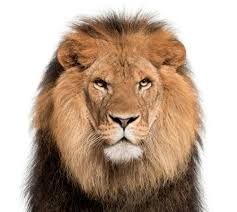
#> input picture ComputationalPhotography/hybrid/lion.jpg, 237 x 212 px
$ jupyter execute --allow-errors Project_1.ipynb   (shell and % lines are left out)
#> lines starting #> are read from the running program, lines starting #| are printed output that depends on the picture; after the words box and inside, x2 and y2 are one past the last pixel; in counts of white or black regions, pixels touching at a corner belong together; long printed decimals are rounded
### ComputationalPhotography/hybrid/utils.py
import time
import os

import cv2
import argparse
import numpy as np
from scipy import signal
from math import ceil, floor
import matplotlib.pyplot as plt
from matplotlib.colors import LogNorm


def align_images(input_img_1, input_img_2, pts_img_1, pts_img_2,
                 save_images=False):

    # Load images
    im1 = cv2.imread(input_img_1)
    im1 = cv2.cvtColor(im1, cv2.COLOR_BGR2RGB)

    im2 = cv2.imread(input_img_2)
    im2 = cv2.cvtColor(im2, cv2.COLOR_BGR2RGB)

    # get image sizes
    h1, w1, b1 = im1.shape
    h2, w2, b2 = im2.shape

    # Get center coordinate of the line segment
    center_im1 = np.mean(pts_img_1, axis=0)
    center_im2 = np.mean(pts_img_2, axis=0)

    plt.close('all')

    # translate first so that center of ref points is center of image
    tx = np.around((w1 / 2 - center_im1[0]) * 2).astype(int)

    if tx > 0:
        im1 = np.r_['1', np.zeros((im1.shape[0], tx, 3)), im1]

    else:
        im1 = np.r_['1', im1, np.zeros((im1.shape[0], -tx, 3))]

    ty = np.round((h1 / 2 - center_im1[1]) * 2).astype(int)

    if ty > 0:
        im1 = np.r_['0', np.zeros((ty, im1.shape[1], 3)), im1]

    else:
        im1 = np.r_['0', im1, np.zeros((-ty, im1.shape[1], 3))]

    tx = np.around((w2 / 2 - center_im2[0]) * 2).astype(int)

    if tx > 0:
        im2 = np.r_['1', np.zeros((im2.shape[0], tx, 3)), im2]

    else:
        im2 = np.r_['1', im2, np.zeros((im2.shape[0], -tx, 3))]

    ty = np.round((h2 / 2 - center_im2[1]) * 2).astype(int)

    if ty > 0:
        im2 = np.r_['0', np.zeros((ty, im2.shape[1], 3)), im2]

    else:
        im2 = np.r_['0', im2, np.zeros((-ty, im2.shape[1], 3))]

    # downscale larger image so that lengths between ref points are the same
    len1 = np.linalg.norm(pts_img_1[0]-pts_img_1[1])
    len2 = np.linalg.norm(pts_img_2[0]-pts_img_2[1])
    dscale = len2 / len1

    if dscale < 1:
        width = int(im1.shape[1] * dscale)
        height = int(im1.shape[0] * dscale)
        dim = (width, height)
        im1 = cv2.resize(im1, dim, interpolation=cv2.INTER_LINEAR)

    else:
        width = int(im2.shape[1] * 1 / dscale)
        height = int(im2.shape[0] * 1 / dscale)
        dim = (width, height)
        im2 = cv2.resize(im2, dim, interpolation=cv2.INTER_LINEAR)

    # rotate im1 so that angle between points is the same
    theta1 = np.arctan2(-(pts_img_1[:, 1][1]-pts_img_1[:, 1][0]),
                        pts_img_1[:, 0][1]-pts_img_1[:, 0][0])
    theta2 = np.arctan2(-(pts_img_2[:, 1][1]-pts_img_2[:, 1][0]),
                        pts_img_2[:, 0][1]-pts_img_2[:, 0][0])
    dtheta = theta2-theta1
    rows, cols = im1.shape[:2]
    M = cv2.getRotationMatrix2D((cols/2, rows/2), dtheta*180/np.pi, 1)
    cos = np.abs(M[0, 0])
    sin = np.abs(M[0, 1])

    # compute the new bounding dimensions of the image
    nW = int((rows * sin) + (cols * cos))
    nH = int((rows * cos) + (cols * sin))

    # adjust the rotation matrix to take into account translation
    M[0, 2] += (nW / 2) - cols/2
    M[1, 2] += (nH / 2) - rows/2

    im1 = cv2.warpAffine(im1, M, (nW, nH))

    # Crop images (on both sides of border) to be same height and width
    h1, w1, b1 = im1.shape
    h2, w2, b2 = im2.shape

    minw = min(w1, w2)
    brd = (max(w1, w2)-minw)/2
    if minw == w1:  # crop w2
        im2 = im2[:, ceil(brd):-floor(brd), :]
        tx = tx-ceil(brd)
    else:
        im1 = im1[:, ceil(brd):-floor(brd), :]
        tx = tx+ceil(brd)

    minh = min(h1, h2)
    brd = (max(h1, h2)-minh)/2
    if minh == h1:  # crop w2
        im2 = im2[ceil(brd):-floor(brd), :, :]
        ty = ty-ceil(brd)
    else:
        im1 = im1[ceil(brd):-floor(brd), :, :]
        ty = ty+ceil(brd)

    im1 = cv2.cvtColor(im1.astype(np.uint8), cv2.COLOR_RGB2BGR)
    im2 = cv2.cvtColor(im2.astype(np.uint8), cv2.COLOR_RGB2BGR)

    if save_images:
        output_img_1 = 'aligned_{}'.format(os.path.basename(input_img_1))
        output_img_2 = 'aligned_{}'.format(os.path.basename(input_img_2))
        cv2.imwrite(output_img_1, im1)
        cv2.imwrite(output_img_2, im2)

    return im1, im2


def prompt_eye_selection(image):
    fig = plt.figure()
    plt.imshow(image, cmap='gray')
    fig.set_label('Click on two points for alignment')
    plt.axis('off')
    xs = []
    ys = []
    clicked = np.zeros((2, 2), dtype=np.float32)

    # Define a callback function that will update the textarea
    # [7 lines left out: function onmousedown, not called in this run]

    def onmouseup(event):
        if(len(xs) >= 2):
            plt.close(fig)

    def onclose(event):
        clicked[:, 0] = xs
        clicked[:, 1] = ys
    # Create an hard reference to the callback not to be cleared by the garbage
    # collector
    fig.canvas.mpl_connect('button_press_event', onmousedown)
    fig.canvas.mpl_connect('button_release_event', onmouseup)
    fig.canvas.mpl_connect('close_event', onclose)

    return clicked

# [54 lines left out: functions crop_image, interactive_crop, not called in this run]

def gaussian_kernel(sigma, kernel_half_size):
    '''
    Inputs:
        sigma = standard deviation for the gaussian kernel
        kernel_half_size = recommended to be at least 3*sigma

    Output:
        Returns a 2D Gaussian kernel matrix
    '''
    window_size = kernel_half_size*2+1
    gaussian_kernel_1d = signal.gaussian(window_size, std=sigma).reshape(window_size, 1)
    gaussian_kernel_2d = np.outer(gaussian_kernel_1d, gaussian_kernel_1d)
    gaussian_kernel_2d /= np.sum(gaussian_kernel_2d) # make sure it sums to one

    return gaussian_kernel_2d


# [14 lines left out: functions plot, plot_spectrum, not called in this run]

### ComputationalPhotography/hybrid/Project_1.ipynb
# Programming Project #1: Hybrid Images

## CS445: Computational Photography - Spring 2020

### Part I: Hybrid Images

[cell 1]
import cv2

import numpy as np
from matplotlib.colors import LogNorm
from scipy import signal

import utils

[cell 2]
import matplotlib.pyplot as plt

[cell 3]
# im1_file = './nutmeg.jpg'
im1_file = './lion.jpg'
im2_file = './dea2.jpg'
# im2_file ='./DerekPicture.jpg'

im1 = cv2.imread(im1_file, cv2.IMREAD_GRAYSCALE)
#> im1: shape (212, 237); min 0, max 255, mean 172.2
im2 = cv2.imread(im2_file, cv2.IMREAD_GRAYSCALE)
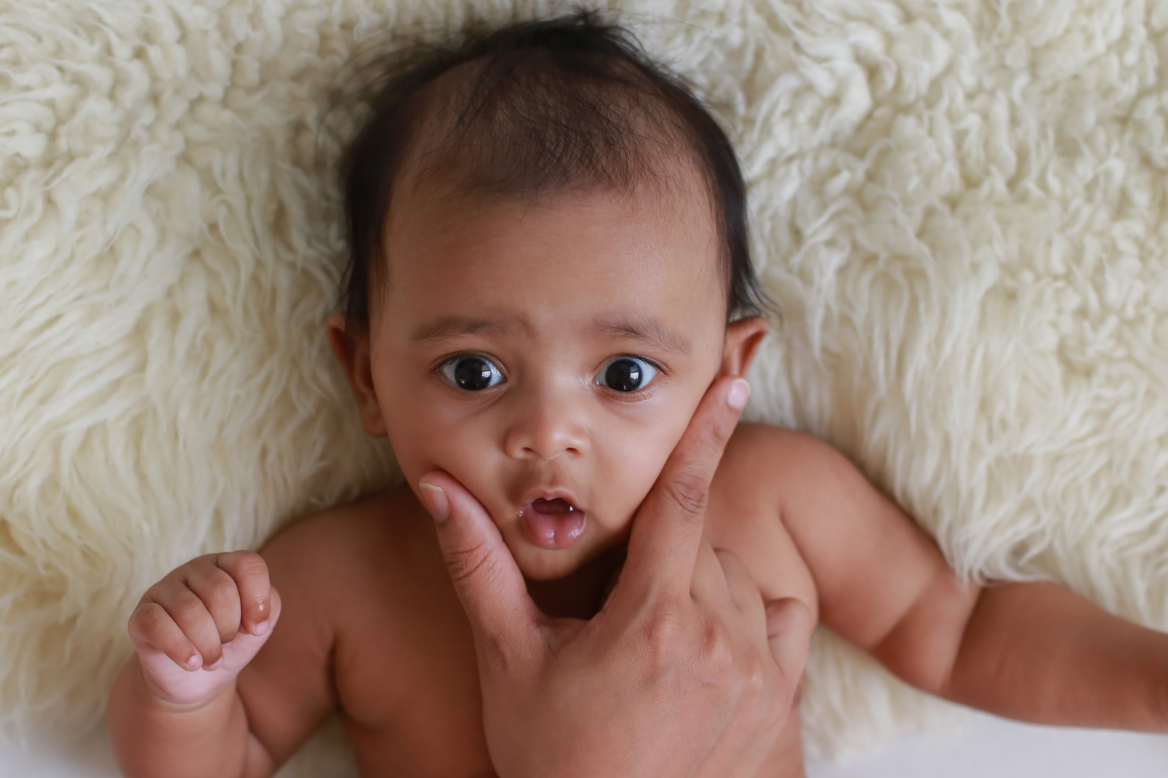
#> input picture ComputationalPhotography/hybrid/dea2.jpg, 3502 x 2334 px (shown at 1/3 size)
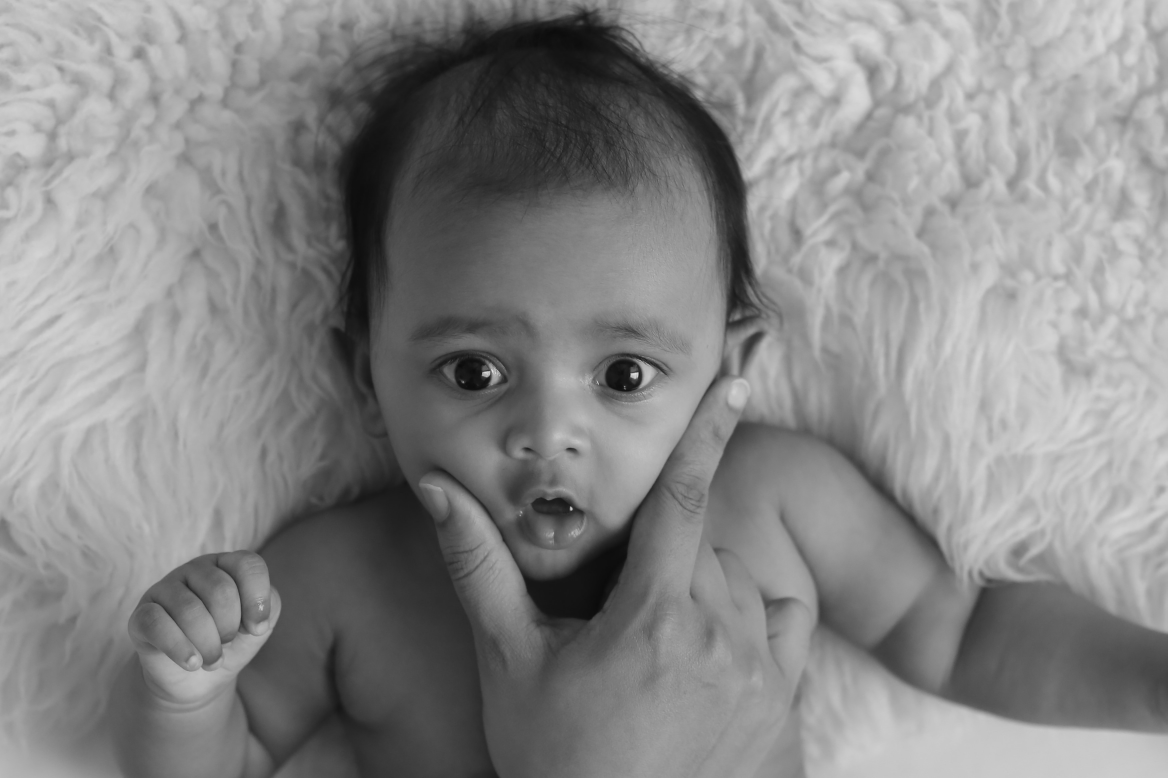
#> im2: shape (2334, 3502) (shown at 1/3 size); min 10, max 241, mean 134.4

[cell 4]
pts_im1 = utils.prompt_eye_selection(im1)
#> pts_im1 = [[0, 0], [0, 0]]

[cell 5]
pts_im2 = utils.prompt_eye_selection(im2)
#> pts_im2 = [[0, 0], [0, 0]]

#> (a cell that did not finish here is left out)

#> in align_images, im1 is the input picture: shape (212, 237, 3); mean B, G, R 149.9, 167.8, 189.4
#> in align_images, im2 is the input picture: shape (2334, 3502, 3); mean B, G, R 115.8, 128.9, 152.4
#> in align_images, `center_im1 = np.mean(pts_img_1, axis=0)`: center_im1 = [0, 0]
#> in align_images, `tx = np.around((w1 / 2 - center_im1[0]) * 2).astype(int)`: tx = 237
#> in align_images, `im1 = np.r_['1', np.zeros((im1.shape[0], tx, 3)), im1]`:
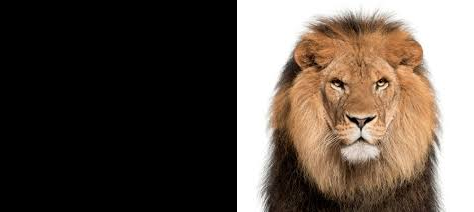
#> im1: shape (212, 474, 3) float64; mean R, G, B 94.7, 83.9, 74.9
#> in align_images, `ty = np.round((h1 / 2 - center_im1[1]) * 2).astype(int)`: ty = 212
#> in align_images, `im1 = np.r_['0', np.zeros((ty, im1.shape[1], 3)), im1]`:
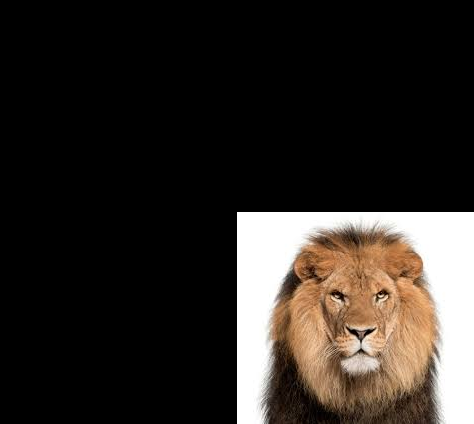
#> im1: shape (424, 474, 3) float64; mean R, G, B 47.4, 42, 37.5
#> in align_images, `tx = np.around((w2 / 2 - center_im2[0]) * 2).astype(int)`: tx = 3502
#> in align_images, `im2 = np.r_['1', np.zeros((im2.shape[0], tx, 3)), im2]`:
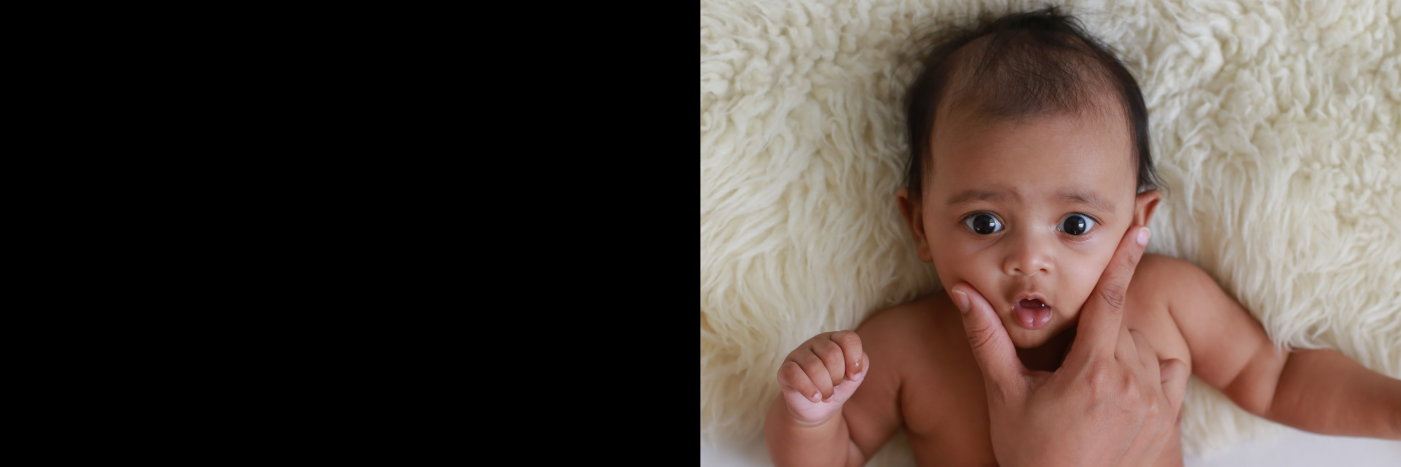
#> im2: shape (2334, 7004, 3) float64 (shown at 1/5 size); mean R, G, B 76.2, 64.4, 57.9
#> in align_images, `ty = np.round((h2 / 2 - center_im2[1]) * 2).astype(int)`: ty = 2334
#> in align_images, `len1 = np.linalg.norm(pts_img_1[0]-pts_img_1[1])`: len1 = 0
#> in align_images, `dscale = len2 / len1`: dscale = nan

#> (a cell that did not finish here is left out)

[cell 8]
#Images sanity check
fig, axes = plt.subplots(1, 2)
axes[0].imshow(im1,cmap='gray')
axes[0].set_title('Image 1'), axes[0].set_xticks([]), axes[0].set_yticks([])
axes[1].imshow(im2,cmap='gray')
axes[1].set_title('Image 2'), axes[1].set_xticks([]), axes[1].set_yticks([]);

fig, axes = plt.subplots(1,2)
plt.subplot(121)
plt.imshow(np.log(np.abs(np.fft.fftshift(np.fft.fft2(im1)))))
plt.title("FFT Image 1")
plt.show()

plt.subplot(122)
plt.imshow(np.log(np.abs(np.fft.fftshift(np.fft.fft2(im2)))))
plt.title("FFT Image 2")
plt.show()
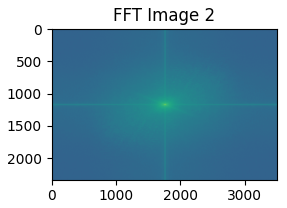
#> figure drawn by matplotlib, 1 panel

[cell 9]
def hybridImage(im1, im2, cutoff_low, cutoff_high):
    '''
    Inputs:
        im1:    RGB (height x width x 3) or a grayscale (height x width) image
                as a numpy array.
        im2:    RGB (height x width x 3) or a grayscale (height x width) image
                as a numpy array.
        cutoff_low: standard deviation for the low-pass filter
        cutoff_high: standard deviation for the high-pass filter

    Output:
        Return the combination of both images, one filtered with a low-pass filter
        and the other with a high-pass filter.
    '''
    low_pass = signal.convolve2d(im2, utils.gaussian_kernel(cutoff_low, 3 * cutoff_low), mode='same', boundary='symm')
    high_pass = im1 - signal.convolve2d(im1, utils.gaussian_kernel(cutoff_high, 3 * cutoff_high), mode='same', boundary='symm')

    fig, axes = plt.subplots(1, 2)
    axes[0].imshow(low_pass,cmap='gray')
    axes[0].set_title('Low Pass'), axes[0].set_xticks([]), axes[0].set_yticks([])
    axes[1].imshow(high_pass,cmap='gray')
    axes[1].set_title('High Pass'), axes[1].set_xticks([]), axes[1].set_yticks([]);

    fig, axes = plt.subplots(1,2)
    plt.subplot(121)
    plt.imshow(np.log(np.abs(np.fft.fftshift(np.fft.fft2(low_pass)))))
    plt.title("FFT Low Pass")
    plt.show()

    plt.subplot(122)
    plt.imshow(np.log(np.abs(np.fft.fftshift(np.fft.fft2(high_pass)))))
    plt.title("FFT High Pass")
    plt.show()

    return high_pass + low_pass

[cell 10]
arbitrary_value = 20  # you should choose meaningful values; you might want to set to a fraction of image size

mean1, std1 = cv2.meanStdDev(im1)
#> mean1 = [172.2]; std1 = [77.79]
print("mean1 ", mean1)
#| mean1  [[172.248]]
print("std1 ", std1)
#| std1  [[77.792]]

mean2, std2 = cv2.meanStdDev(im2)
#> mean2 = [134.4]; std2 = [49.98]
print("mean2 ", mean2)
#| mean2  [[134.427]]
print("std2 ", std2)
#| std2  [[49.983]]

cutoff_low = 1/std1
#> cutoff_low = [0.0129]
cutoff_high = 1/std2
#> cutoff_high = [0.02]

cutoff_low = 4
cutoff_high = 4
#> (the rest of this cell did not finish here and is left out)


#> (a cell that did not finish here is left out)

[cell 12]
fig, axes = plt.subplots(1,1)
# plt.subplot(121)
#> (the rest of this cell did not finish here and is left out)

### Part II: Image Enhancement

##### Two out of three types of image enhancement are required.  Choose a good image to showcase each type and implement a method.  This code doesn't rely on the hybrid image part.

#### Contrast enhancement

[cell 13]
import cv2

img = cv2.imread("./dea1.jpg")
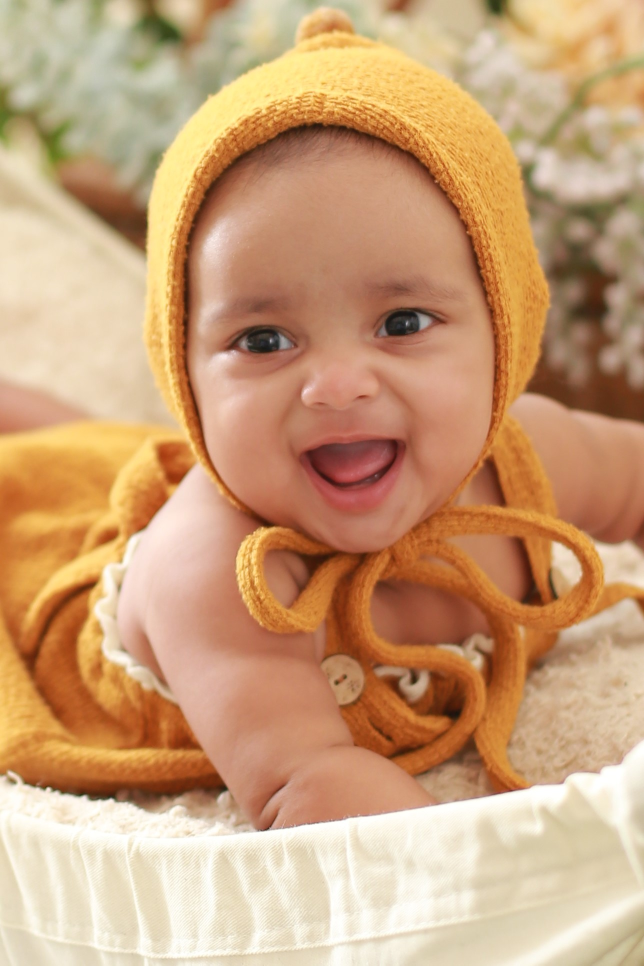
#> input picture ComputationalPhotography/hybrid/dea1.jpg, 1288 x 1931 px (shown at 1/2 size)
#> img is the input picture: shape (1931, 1288, 3); mean B, G, R 121.4, 160.3, 202.2
fig, axes = plt.subplots(1,2)
axes[0].imshow(cv2.cvtColor(img, cv2.COLOR_BGR2RGB))
axes[0].set_title("Original Dea"), axes[0].set_xticks([]), axes[0].set_yticks([])

# hist = cv2.equalizeHist(img)
clahe = cv2.createCLAHE(clipLimit = 4, tileGridSize = (8, 8))
lab = cv2.cvtColor(img, cv2.COLOR_BGR2LAB)
#> lab: shape (1931, 1288, 3); mean of channels 0, 1, 2 175.7, 139.6, 154.8
l, a, b = cv2.split(lab)
lab = cv2.merge((clahe.apply(l), a, b))
#> lab: shape (1931, 1288, 3); mean of channels 0, 1, 2 145.1, 139.6, 154.8
img2 = cv2.cvtColor(lab, cv2.COLOR_LAB2BGR)
axes[1].imshow(cv2.cvtColor(img2, cv2.COLOR_BGR2RGB))
axes[1].set_title("Contrast Increased Dea"), axes[1].set_xticks([]), axes[1].set_yticks([])

#### Color enhancement

[cell 14]
import cv2

img = cv2.imread("./dea1.jpg")

hsvImg = cv2.cvtColor(img, cv2.COLOR_BGR2HSV).astype(np.float32)
h, s, v = cv2.split(hsvImg)

# Increase saturation and decrease brightness
temp = cv2.merge((h, s * 1.4, v * 0.6))
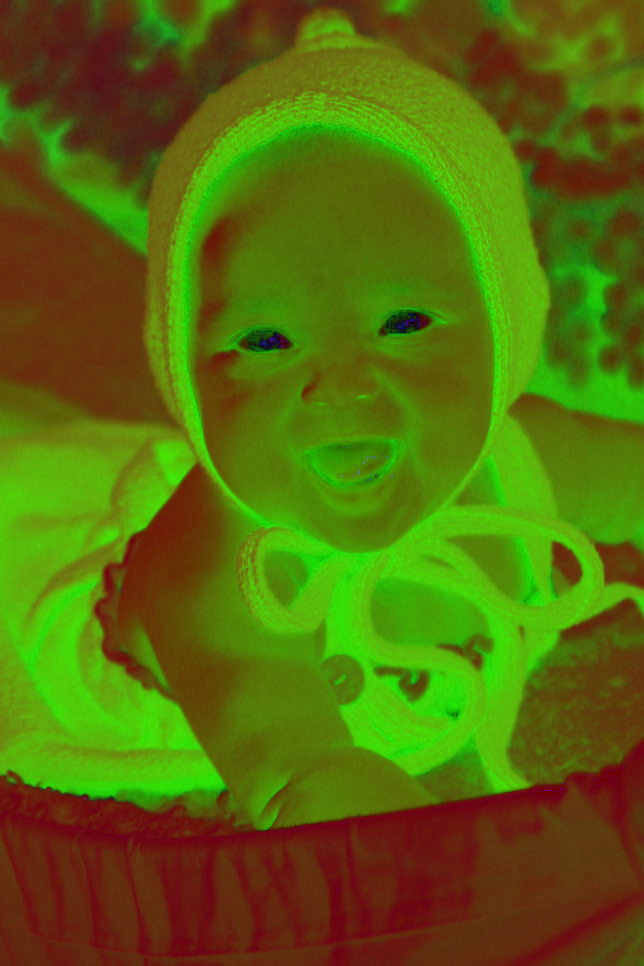
#> temp: shape (1931, 1288, 3) float32 (shown at 1/2 size); mean B, G, R 15.9, 150.7, 121.3; drawn with min black and max white
#> (the rest of this cell did not finish here and is left out)

#### Color shift

[cell 15]
import cv2

img = cv2.imread("./dea1.jpg")
gray = cv2.cvtColor(img, cv2.COLOR_BGR2GRAY)
ret , threshold_image = cv2.threshold(gray, 127, 255, 0)
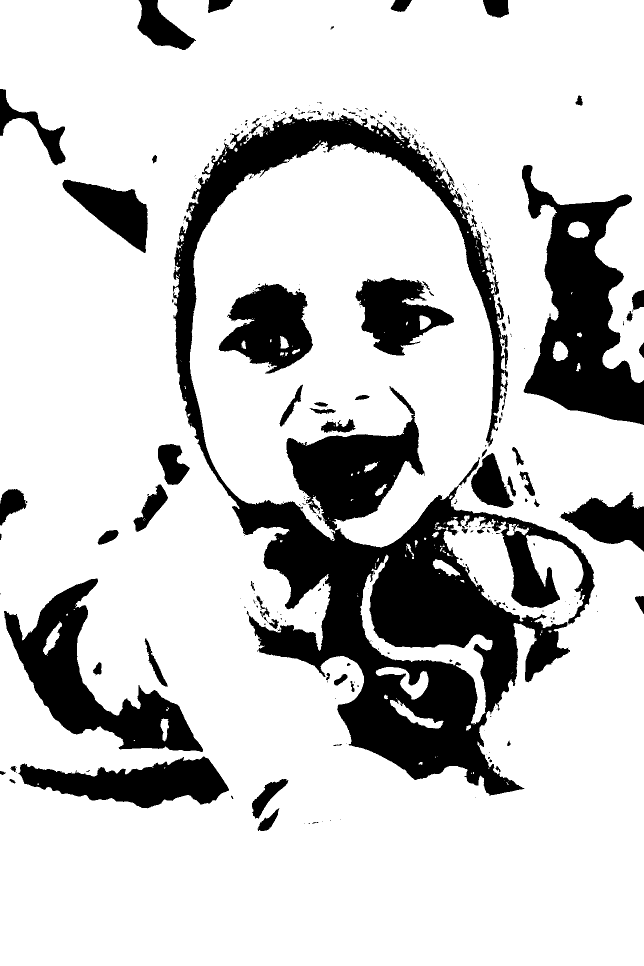
#> threshold_image: shape (1931, 1288) (shown at 1/2 size); 79.7% white; 335 black regions (239 under 20 px), largest, box (x1, y1, x2, y2) and area: (346, 228, 1190, 1591) 273320, (1044, 330, 1288, 850) 61302, (8, 1157, 406, 1504) 43615

fig, axes = plt.subplots(1,2)
axes[0].imshow(cv2.cvtColor(img, cv2.COLOR_BGR2RGB))
axes[0].set_title("Original Dea"), axes[0].set_xticks([]), axes[0].set_yticks([])

axes[1].imshow(threshold_image)
axes[1].set_title("Color Enhanced Dea"), axes[1].set_xticks([]), axes[1].set_yticks([])
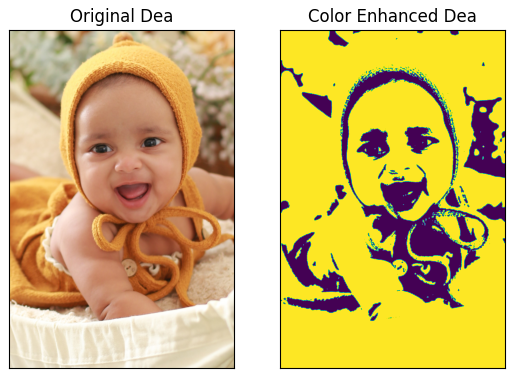
#> figure drawn by matplotlib, 2 panels
